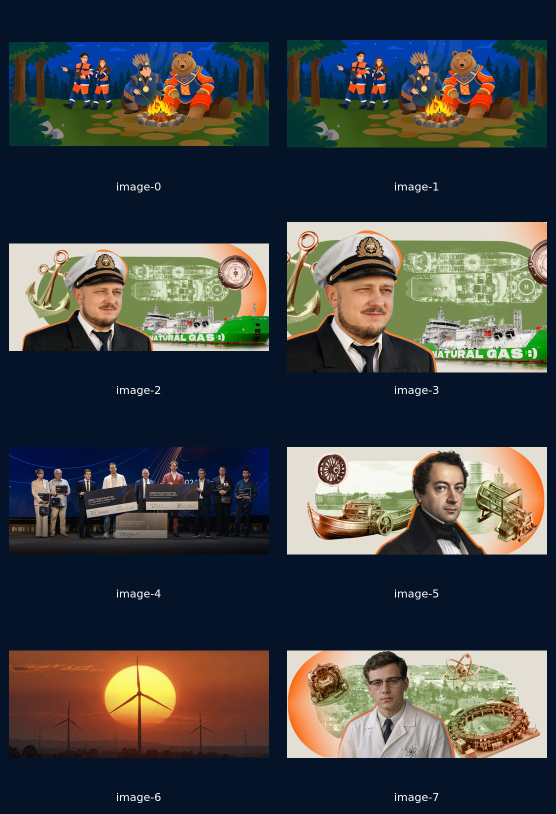
#> input picture design/references/energy-plus-expanded-2026-08-02/imagery/contact-sheet.jpg, 1112 x 1628 px (shown at 1/2 size)
$ python -i generate-operators.py   (imports and definitions only)
#> lines starting #> are read from the running program, lines starting #| are printed output that depends on the picture; after the words box and inside, x2 and y2 are one past the last pixel; in counts of white or black regions, pixels touching at a corner belong together
#> further down, picture is the input picture: PIL image 1112x1628 RGB; mean R, G, B 65.6, 68.1, 68.8
import json, math
from pathlib import Path
import cv2
import numpy as np
from PIL import Image, ImageDraw
import sys
R=Path(__file__).resolve().parents[2];P=R/'design/scene-04/blender-v4/painted';F=P/'face-inputs'
W=Path(sys.argv[1]) if len(sys.argv)>1 else R/'.tmp-work/scene4-faces-rebuild'
# [1 line not run here, left out]
# [1 line that did not run here, left out]
S=4
layouts={}
visibility=[]

def isolated(image):
 a=np.array(image.convert('RGBA')); white=(np.min(a[:,:,:3],axis=2)>225).astype('uint8')
#> after `white = (np.min(a[:, :, :3], axis=2) > 225).astype('uint8')`:
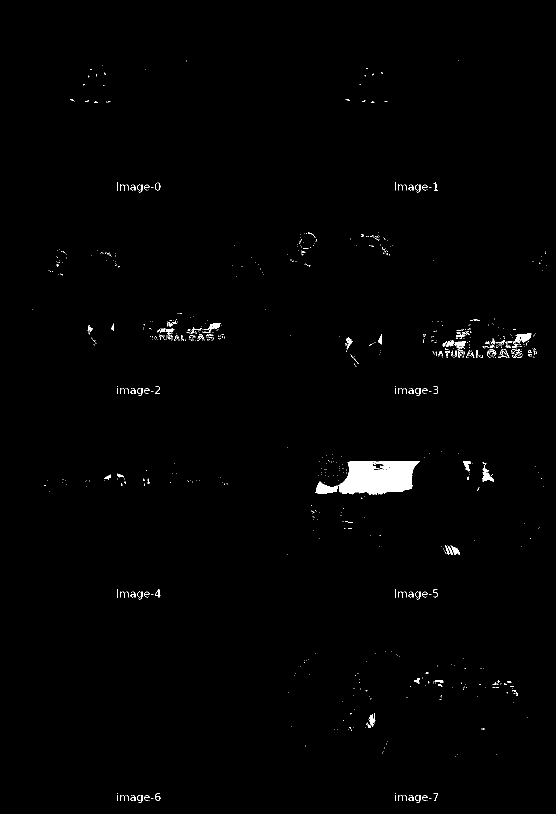
#> white: shape (1628, 1112) (shown at 1/2 size); values 0 (black) and 1 (white), 0.92% white; 891 white regions (783 under 20 px), largest, box (x1, y1, x2, y2) and area: (677, 922, 840, 990) 8294, (631, 963, 675, 988) 653, (1026, 667, 1063, 687) 384
 _,labels,_,_=cv2.connectedComponentsWithStats(white,8)
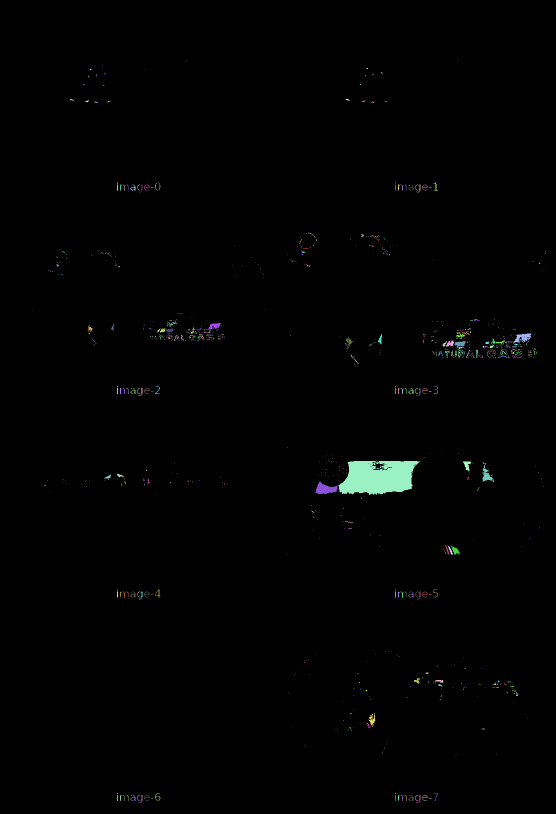
#> labels: shape (1628, 1112) int32 (shown at 1/2 size); 892 distinct labels, from 0 to 891; one colour per label, 0 black
 border=set(np.concatenate((labels[0],labels[-1],labels[:,0],labels[:,-1])).tolist())-{0}
#> border = 0 items
 a[:,:,3][np.isin(labels,list(border))]=0
 # Remove the white-matte antialias fringe, without touching interior uniform stripes.
 a[:,:,3]=cv2.GaussianBlur(cv2.erode(a[:,:,3],np.ones((11,11),np.uint8)),(3,3),0.45)
 out=Image.fromarray(a);return out.crop(out.getbbox())
# [1 line not run here, left out]
# [1 line that did not run here, left out]
# [104 lines not run here, left out]

>>> from PIL import Image
>>> picture = Image.open('../../design/references/energy-plus-expanded-2026-08-02/imagery/contact-sheet.jpg')
>>> result = isolated(picture)

$ run again, on design/references/energy-plus-expanded-2026-08-02/imagery/image-3.jpg
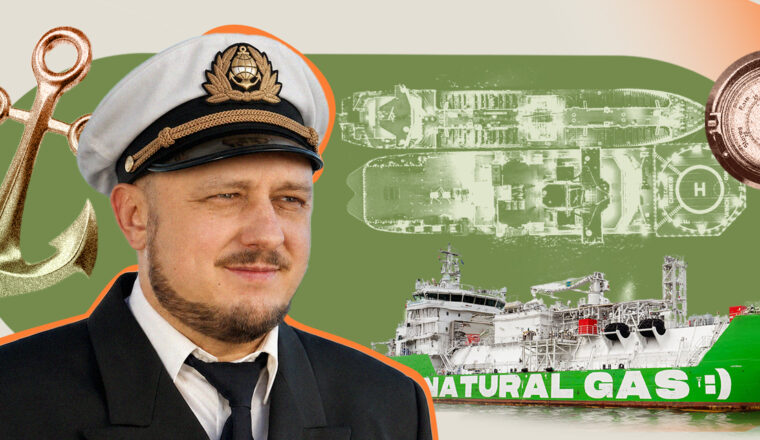
#> input picture design/references/energy-plus-expanded-2026-08-02/imagery/image-3.jpg, 760 x 440 px
#> picture is the input picture: PIL image 760x440 RGB; mean R, G, B 147.4, 146.7, 115.3
#> white: shape (440, 760); values 0 (black) and 1 (white), 1.6% white; 619 white regions (577 under 20 px), largest, box (x1, y1, x2, y2) and area: (644, 325, 715, 357) 847, (466, 346, 522, 365) 641, (495, 320, 536, 337) 278
#> in isolated, `_,labels,_,_=cv2.connectedComponentsWithStats(white,8)`:
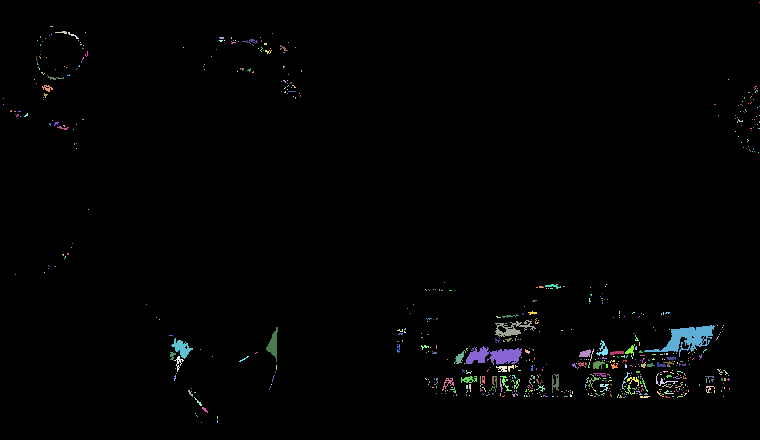
#> labels: shape (440, 760) int32; 620 distinct labels, from 0 to 619; one colour per label, 0 black
#> border = 5 items
#> in isolated, `a[:,:,3]=cv2.GaussianBlur(cv2.erode(a[:,:,3],np.ones((11,11),np.uint8)..`:
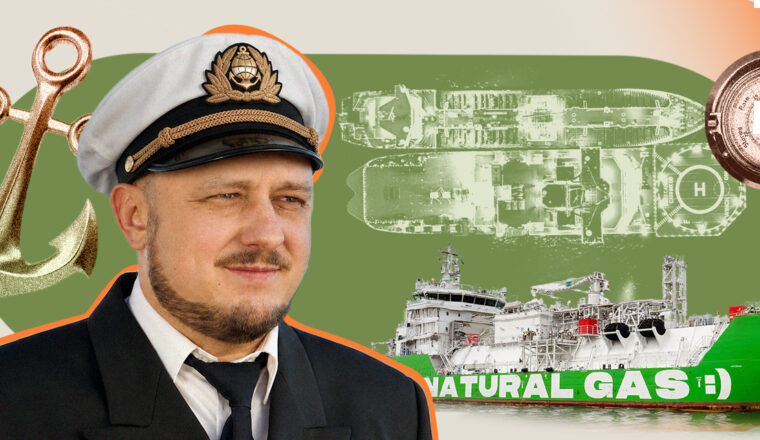
#> a: shape (440, 760, 4); mean R, G, B, A 147.4, 146.7, 115.3, 254.8; transparent parts drawn white
